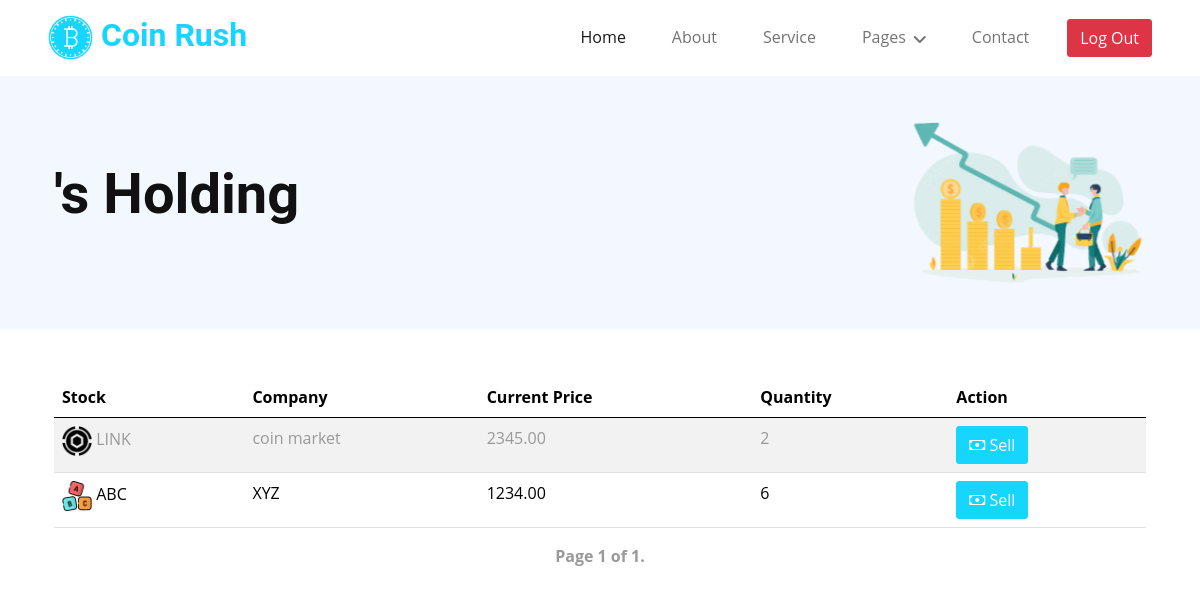
The app's page /user-holdings/ (signed in) with its own data.
### coinRush/models.py (models this page shows, shortened)
class UserHolding(models.Model):
    user = models.ForeignKey(User, on_delete=models.CASCADE)
    stock = models.ForeignKey(Stock, on_delete=models.CASCADE)
    quantity = models.PositiveIntegerField(default=0)

class Stock(models.Model):
    symbol = models.CharField(max_length=10, unique=True)
    company_name = models.CharField(max_length=255)
    current_price = models.DecimalField(max_digits=10, decimal_places=2)
    market_cap = models.DecimalField(max_digits=10, decimal_places=2)
    last_updated = models.DateTimeField(auto_now=True)
    image = models.ImageField(upload_to='stock_pics/',blank=True, null=True)
    def __str__(self):
        return self.symbol

### coinRush/views.py (the view, shortened to what this page needs)
# urls.py: path("user-holdings/", views.user_holdings, name="user-holdings"),
@login_required(login_url="/login/")
def user_holdings(request):
    holdings = UserHolding.objects.filter(user=request.user)
    sell_form = SellStockForm()
    items_per_page = 10
    paginator = Paginator(holdings, items_per_page)
    page = request.GET.get('page')
    try:
        holdings_page = paginator.page(page)
    except PageNotAnInteger:
        holdings_page = paginator.page(1)
    except EmptyPage:
        holdings_page = paginator.page(paginator.num_pages)
    return render(request, 'userholding/user_holdings.html',
                  {'user': request.user, 'holdings': holdings_page, 'sell_form': sell_form})

### coinRush/models.py (called while the page is built)
    def get_short_name(self):
        return self.name or self.email.split("@")[0]

### coinRush/templates/userholding/user_holdings.html (shortened to what this page needs)
{% extends "Base/base.html" %}
{% load static %}
{% block banner %}
    <div class="container-fluid hero-header bg-light py-2 mb-5">
        <div class="container ">
            <div class="row g-5 align-items-center">
                <div class="col-lg-9">
                    <h1 class="display-4 mb-3 animated slideInDown">{{ user.name|capfirst }}'s Holding</h1>
                </div>
                <div class="col-lg-3 animated fadeIn">
                    <img class="img-fluid animated pulse infinite banner-img"
                         src="{% static 'images/holding2.png' %}" alt="" style="width: 300px">
                </div>
            </div>
        </div>
    </div>
{% endblock %}
{% block content %}
    <div class="container">
        {% if holdings %}
            <div class="table-responsive">
                <table class="table table-striped">
                    <thead>
                    <tr>
                        <th>Stock</th>
                        <th>Company</th>
                        <th>Current Price</th>
                        <th>Quantity</th>
                        <th>Action</th>
                    </tr>
                    </thead>
                    <tbody>
                    {% for holding in holdings %}
                        <tr>
                            <td><img src="{{ holding.stock.image.url }}" alt="{{ holding.stock.symbol }}" width="30"
                                     height="30"> {{ holding.stock }}</td>
                            <td>{{ holding.stock.company_name }}</td>
                            <td>{{ holding.stock.current_price }}</td>
                            <td>{{ holding.quantity }}</td>
                            <td>
                                <button type="button" class="btn btn-primary" data-bs-toggle="modal"
                                        data-bs-target="#sellModel{{ holding.stock }}">
                                    <i class="bi bi-cash"></i> Sell
                                </button>
                            </td>
                        </tr>
                    {% endfor %}
                    </tbody>
                </table>
            </div>
            <div class="pagination justify-content-center mb-5">
        <span class="step-links">
            <span class="current fw-bold">
                Page {{ holdings.number }} of {{ holdings.paginator.num_pages }}.
            </span>
        </span>
            </div>
        {% else %}
            <p class="fw-bold text-primary mb-5" style="font-size: 40px">No current holdings</p>
        {% endif %}
    </div>
{% endblock %}

### coinRush/static/css/styles.css (style rules this page uses)
:root { --primary: #16D5FF; --secondary: #999999; --light: #F2F8FE; --dark: #111111; }
.btn { font-weight: 500; transition: .5s; }
.btn.btn-primary { color: #FFFFFF; }
.banner-img { width: 200px; animation-duration: 3s; }

### records on screen
UserHolding: stock.image (picture), stock "LINK", stock.company_name "coin market", stock.current_price "2345.00", quantity "2"
UserHolding: stock.image (picture), stock "ABC", stock.company_name "XYZ", stock.current_price "1234.00", quantity "6"

### other values on screen
{{ holdings.number }} "1"
{{ holdings.paginator.num_pages }} "1"
